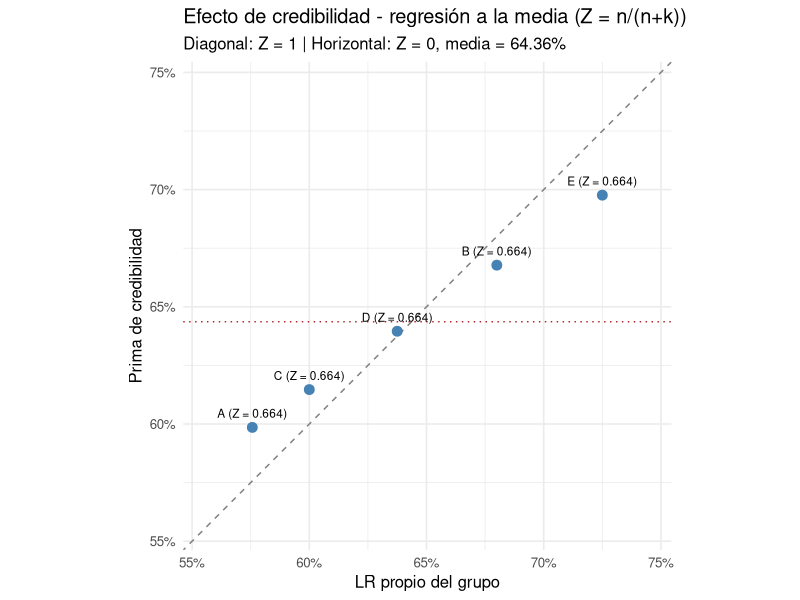

Generate this figure with R:
library(tidyr)
library(tibble)
library(readr)
library(tidyverse)
library(dplyr)
library(ggplot2)
# Calculo Loss Ratio ------------------------------------------------------

datos <- tibble(
  grupo = rep(c("A", "B", "C", "D", "E"), each = 4),
  anio = rep(2021:2024, times = 5),
  prima = c(
    850000, 920000, 980000, 1020000,
    2100000, 2300000, 2250000, 2400000,
    430000, 480000, 510000, 490000,
    1650000, 1700000, 1750000, 1800000,
    320000, 350000, 380000, 400000
  ),
  siniestros = c(
    510000, 470000, 630000, 560000,
    1470000, 1380000, 1620000, 1680000,
    258000, 240000, 357000, 294000,
    990000, 1020000, 1225000, 1170000,
    224000, 210000, 304000, 320000
  )
) %>%
  mutate(loss_ratio = siniestros / prima)

# Agrupar por grupo  LR promedio y ponderado por prima ---------------------------

datos %>%
  select(grupo, anio, loss_ratio) %>%
  print(n = Inf)

resumen <- datos %>%
  group_by(grupo) %>%
  summarise(
    lr_promedio = mean(loss_ratio),
    lr_ponderado = sum(siniestros) / sum(prima),
    desviacion_estandar = sd(loss_ratio),
    .groups = "drop"
  )
resumen %>%
  mutate(across(where(is.numeric), ~ round(.x, 5)))

# Grupos con mayor variabilidad y mayor LR ponderado ----------------------

resumen %>% slice_max(desviacion_estandar,n=1)
resumen %>% arrange((desc(desviacion_estandar)))
resumen %>% slice_max(lr_ponderado,n=1)
resumen %>% arrange(desc(lr_ponderado))

#  Numero de grupos y observaciones por grupo -----------------------------

datos
r <- n_distinct(datos$grupo)
n <- datos %>% count(grupo) %>% pull(n) %>% unique()


# Medias y varianzas dentro de cada grupo ---------------------------------
estadisticos <- datos %>% 
  group_by(grupo) %>% 
  summarise(
    x_bar = mean(loss_ratio),
    s2 = var(loss_ratio),
    .groups = "drop"
  )

# Media global ------------------------------------------------------------

mu_hat <- mean(estadisticos$x_bar)


# Varianza del proceso ----------------------------------------------------

v_hat <- datos %>% 
  group_by(grupo) %>% 
  summarise(
    suma_cuadrados = sum((loss_ratio - mean(loss_ratio))^2),
    .groups = "drop"
  ) %>% 
  summarise(v = sum(suma_cuadrados)/ (r*(n-1))) %>% 
  pull(v)

# Varianza de las medias hipoteticas y cociente k -------------------------

a_hat <- sum((estadisticos$x_bar - mu_hat)^2) / (r - 1) - v_hat / n
k_hat <- v_hat / a_hat


# Factor de credibilidad para cuatro anos de experiencia ------------------

Z <- n/(n+k_hat)

tibble(
  mu_hat = mu_hat,
  v_hat = v_hat,
  a_hat = a_hat,
  k_hat = k_hat,
  Z = Z
) %>% 
  mutate(across(everything(),~ round(.x, 6)))

# prima de credibilidad  --------------------------------------------------

Primas_credibilidad <- estadisticos %>% 
  transmute(
    grupo,
    lr_propio = x_bar,
    mu_global = mu_hat,
    Primas_credibilidad = Z*lr_propio + (1-Z)* mu_global,
    Z = Z,
    efecto = case_when(
      Primas_credibilidad > lr_propio ~ "Sube",
      Primas_credibilidad < lr_propio ~ "Baja",
      T~ "Sin cambio"
    ),
    credibilidad_plena = lr_propio,
    credibilidad_nula = mu_global
  )
Primas_credibilidad %>% 
  mutate(across(where(is.numeric),~round(.x,6)))



# Buhlmann–Straub ---------------------------------------------------------

datos_bs <- datos %>% 
  arrange(grupo,anio) %>% 
  mutate(loss_ratio = siniestros/prima)

grupos_bs <- sort(unique(datos_bs$grupo))
anios_bs <- sort(unique(datos$anio))

numero_grupos <- length(grupos_bs)
numero_anios <- length(anios_bs)

stopifnot(
  numero_grupos > 1,
  numero_anios >1,
  !anyNA(datos_bs[c("grupo","anio","prima","siniestros")]),
  !anyDuplicated(datos_bs[c("grupo","anio")]),
  nrow(datos_bs) == numero_grupos*numero_anios,
  all(is.finite(datos_bs$loss_ratio)),
  all(is.finite(datos_bs$prima)),
  all(datos_bs$prima > 0)
)


X <- matrix(
  datos_bs$loss_ratio,
  nrow = numero_grupos,
  ncol = numero_anios,
  byrow = TRUE,
  dimnames = list(grupos_bs, anios_bs)
)
w <- matrix(
  datos_bs$prima / 1e6,
  nrow = numero_grupos,
  ncol = numero_anios,
  byrow = TRUE,
  dimnames = dimnames(X)
)

exposicion_total <- rowSums(w)
lr_ponderado <- rowSums(w * X) / exposicion_total
exposicion_cartera <- sum(exposicion_total)
#mu_hat
media_exposicion <- sum(exposicion_total * lr_ponderado) /  exposicion_cartera

residuos_bs <- sweep(X, 1, lr_ponderado, FUN = "-")
#s^2_hat
s2_bs <- sum(w * residuos_bs^2) /
  (numero_grupos * (numero_anios - 1))

denominador_bs <- exposicion_cartera -  sum(exposicion_total^2) / exposicion_cartera

a_momentos <- (
  sum(exposicion_total * (lr_ponderado - media_exposicion)^2) -
    (numero_grupos - 1) * s2_bs) / denominador_bs
#a_hat 
a_bs <- max(0, a_momentos)

# con mu_bs Se garantiza que el estimador de la media colectiva sea el 
# de máxima verosimilitud y mínima varianza dentro de la estructura del modelo

if (a_bs == 0) {
  k_bs <- Inf
  factores_bs <- rep(0, numero_grupos)
  mu_bs <- media_exposicion
} else {
  k_bs <- s2_bs / a_bs
  factores_bs <- exposicion_total / (exposicion_total + k_bs)
  mu_bs <- sum(factores_bs * lr_ponderado) / sum(factores_bs)
}

primas_bs <- factores_bs * lr_ponderado +  (1 - factores_bs) * mu_bs
parametros_bs <- tibble(
  mu = mu_bs,
  s2 = s2_bs,
  a_momentos = a_momentos,
  a = a_bs,
  k = k_bs
)

resultados_bs <- tibble(
  grupo = rownames(X),
  exposicion = exposicion_total,
  lr_ponderado = lr_ponderado,
  Z_bs = factores_bs,
  prima_bs = primas_bs
)

medias_clasicas <- rowMeans(X)
mu_clasica <- mean(medias_clasicas)
v_clasica <- mean(apply(X, 1, var))
a_clasica <- max(0, var(medias_clasicas) - v_clasica / numero_anios)
Z_clasica <- if (a_clasica == 0) 0 else
  numero_anios / (numero_anios + (v_clasica / a_clasica))

comparacion <- resultados_bs %>%
  mutate(
    prima_clasica = Z_clasica * medias_clasicas +
      (1 - Z_clasica) * mu_clasica,
    diferencia = prima_bs - prima_clasica,
    diferencia_absoluta = abs(diferencia)
  ) %>% print()

datos_grafico <- datos %>% 
  mutate(loss_ratio = siniestros/ prima ) %>% 
  group_by(grupo) %>% 
  summarise(
    n_anios =n(),
    lr_propio = mean(loss_ratio),
    varianza_lr = var(loss_ratio),
    .groups = "drop"
  )
stopifnot(
  nrow(datos_grafico) > 1,
  all(datos_grafico$n_anios > 1),
  length(unique(datos_grafico$n_anios)) == 1,
  all(is.finite(datos_grafico$lr_propio)),
  all(is.finite(datos_grafico$varianza_lr))
)

n_grafico <- unique(datos_grafico$n_anios)
mu_grafico <- mean(datos_grafico$lr_propio)
v_grafico <- mean(datos_grafico$varianza_lr)
a_grafico <- max(0,var(datos_grafico$lr_propio)- (v_grafico/n_grafico))

if (a_grafico == 0) {
  Z_grafico <- 0
} else {
  k_grafico <- v_grafico / a_grafico
  Z_grafico <- n_grafico / (n_grafico + k_grafico)
}

datos_grafico <- datos_grafico %>% 
  mutate(
    Z = Z_grafico,
    prima_credibilidad = Z*lr_propio +(1-Z)*mu_grafico,
    etiqueta = sprintf("%s (Z = %.3f)",grupo,Z)
  )
limites <- range(c(datos_grafico$lr_propio,
                 datos_grafico$primas_credibilidad, mu_grafico)) + c(-0.02,0.02)
grafico_credibilidad <- ggplot(
  datos_grafico,
  aes(x = lr_propio, y = prima_credibilidad)
) +
  geom_abline(
    intercept = 0, slope = 1,
    linetype = "dashed", colour = "grey50"
  ) +
  geom_hline(
    yintercept = mu_grafico,
    linetype = "dotted", colour = "firebrick"
  ) +
  geom_point(size = 3, colour = "steelblue") +
  geom_text(aes(label = etiqueta), nudge_y = 0.006, size = 3) +
  scale_x_continuous(labels = function(x) sprintf("%.0f%%", 100 * x)) +
  scale_y_continuous(labels = function(x) sprintf("%.0f%%", 100 * x)) +
  coord_fixed(ratio = 1, xlim = limites, ylim = limites) +
  labs(
    title = "Efecto de credibilidad - regresión a la media (Z = n/(n+k))",
    subtitle = sprintf(
      "Diagonal: Z = 1 | Horizontal: Z = 0, media = %.2f%%",
      100 * mu_grafico
    ),
    x = "LR propio del grupo",
    y = "Prima de credibilidad"
  ) +
  theme_minimal(base_size = 12) 

print(grafico_credibilidad)
